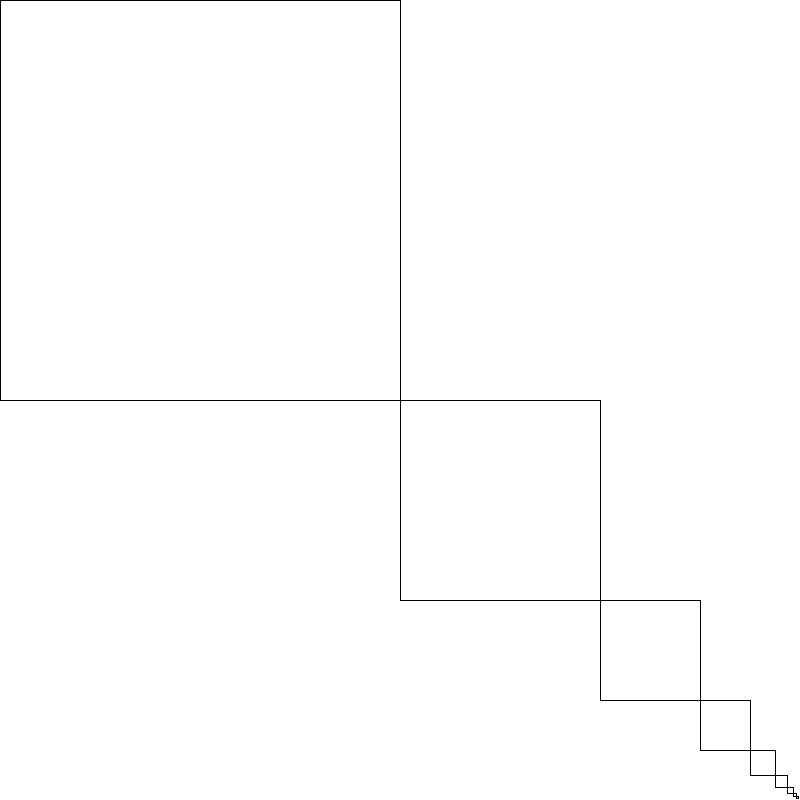
Frame 1 (no input)
Frame 60 (the mouse pressed at the canvas centre just before this capture): identical to frame 1, image omitted
Frame 120 (the mouse held since frame 60 and released just before this capture): identical to frame 1, image omitted

The Processing sketch that drew this single still picture (run headless with seeded random() and noise(); from frame 60 on, the mouse is pressed at the canvas centre):

// Processing sketch: sketch_05_recursion_rectangle
// ── sketch_05_recursion_rectangle.pde
// Gestalten mit Code - day 04 - beginner lectures

/**
 * Recursion
 * Fill the screen with rectangles, 
 * every next rect is half the size of the previous.
 * This is an adaption of the while loop example from
 * day 02 but using recursive operations instead
 *
 *
 * Task: 
 * vary rectSize
 */

void setup() {
  size(800, 800);
  frameRate(60);
}

void draw() {
  background(255);
  
  float topLeft = 0;
  float rectSize = 400;
  
  drawRecursiveRect(topLeft, rectSize);
}

void drawRecursiveRect(float topLeft, float rectSize) {
  if (topLeft + rectSize < width && rectSize > 1) {
    float nextTopLeft = topLeft + rectSize;
    float nextRectSize = rectSize / 2;
    
    rect(topLeft, topLeft, rectSize, rectSize);
    drawRecursiveRect(nextTopLeft, nextRectSize);
  }
}
